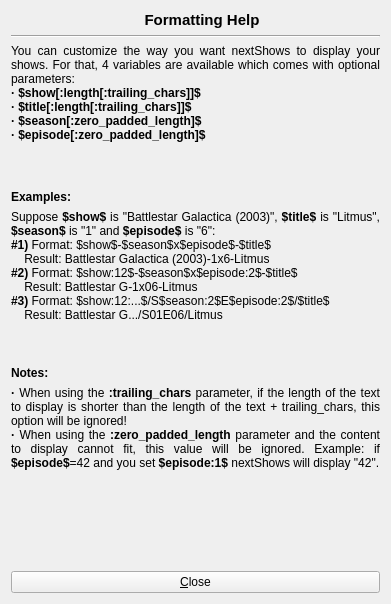
<ui version="4.0" >
 <author>GCN</author>
 <class>FormatHelp</class>
 <widget class="QWidget" name="FormatHelp" >
  <property name="geometry" >
   <rect>
    <x>0</x>
    <y>0</y>
    <width>391</width>
    <height>604</height>
   </rect>
  </property>
  <property name="windowTitle" >
   <string>Formatting Help</string>
  </property>
  <property name="windowIcon" >
   <iconset resource="NextShowsConfig.qrc" >:/images/icons/images/icons/nextShows.png</iconset>
  </property>
  <layout class="QVBoxLayout" >
   <item>
    <layout class="QHBoxLayout" >
     <item>
      <widget class="QLabel" name="lblInfoPic" >
       <property name="sizePolicy" >
        <sizepolicy vsizetype="Fixed" hsizetype="Fixed" >
         <horstretch>0</horstretch>
         <verstretch>0</verstretch>
        </sizepolicy>
       </property>
       <property name="text" >
        <string/>
       </property>
       <property name="pixmap" >
        <pixmap resource="NextShowsConfig.qrc" >:/images/icons/images/icons/info.png</pixmap>
       </property>
      </widget>
     </item>
     <item>
      <widget class="QLabel" name="lblTitle" >
       <property name="font" >
        <font>
         <pointsize>11</pointsize>
         <weight>75</weight>
         <bold>true</bold>
        </font>
       </property>
       <property name="text" >
        <string>Formatting Help</string>
       </property>
       <property name="alignment" >
        <set>Qt::AlignCenter</set>
       </property>
      </widget>
     </item>
    </layout>
   </item>
   <item>
    <widget class="Line" name="line" >
     <property name="orientation" >
      <enum>Qt::Horizontal</enum>
     </property>
    </widget>
   </item>
   <item>
    <widget class="QLabel" name="label" >
     <property name="minimumSize" >
      <size>
       <width>0</width>
       <height>140</height>
      </size>
     </property>
     <property name="maximumSize" >
      <size>
       <width>16777215</width>
       <height>140</height>
      </size>
     </property>
     <property name="text" >
      <string>&lt;p align="justify">You can customize the way you want nextShows to display your shows. For that, 4 variables are available which comes with optional parameters:&lt;br />
&lt;b>&amp;middot; $show[:length[:trailing_chars]]$&lt;/b>&lt;br />
&lt;b>&amp;middot; $title[:length[:trailing_chars]]$&lt;/b>&lt;br />
&lt;b>&amp;middot; $season[:zero_padded_length]$&lt;/b>&lt;br />
&lt;b>&amp;middot; $episode[:zero_padded_length]$&lt;/b>&lt;/p></string>
     </property>
     <property name="alignment" >
      <set>Qt::AlignLeading|Qt::AlignLeft|Qt::AlignTop</set>
     </property>
     <property name="wordWrap" >
      <bool>true</bool>
     </property>
    </widget>
   </item>
   <item>
    <widget class="QLabel" name="label_2" >
     <property name="text" >
      <string>&lt;p>&lt;b>Examples:&lt;/b>&lt;/p></string>
     </property>
    </widget>
   </item>
   <item>
    <widget class="QLabel" name="label_3" >
     <property name="minimumSize" >
      <size>
       <width>0</width>
       <height>150</height>
      </size>
     </property>
     <property name="maximumSize" >
      <size>
       <width>16777215</width>
       <height>150</height>
      </size>
     </property>
     <property name="text" >
      <string>&lt;p align="justify">Suppose &lt;b>$show$&lt;/b> is "Battlestar Galactica (2003)", &lt;b>$title$&lt;/b> is "Litmus", &lt;b>$season$&lt;/b> is "1" and &lt;b>$episode$&lt;/b> is "6":&lt;br />
&lt;b>#1)&lt;/b> Format: $show$-$season$x$episode$-$title$&lt;br />
&amp;nbsp;&amp;nbsp;&amp;nbsp;&amp;nbsp;Result: Battlestar Galactica (2003)-1x6-Litmus&lt;br />
&lt;b>#2)&lt;/b> Format: $show:12$-$season$x$episode:2$-$title$&lt;br />
&amp;nbsp;&amp;nbsp;&amp;nbsp;&amp;nbsp;Result: Battlestar G-1x06-Litmus&lt;br />
&lt;b>#3)&lt;/b> Format: $show:12:...$/S$season:2$E$episode:2$/$title$&lt;br />
&amp;nbsp;&amp;nbsp;&amp;nbsp;&amp;nbsp;Result: Battlestar G.../S01E06/Litmus&lt;/p></string>
     </property>
     <property name="alignment" >
      <set>Qt::AlignLeading|Qt::AlignLeft|Qt::AlignTop</set>
     </property>
     <property name="wordWrap" >
      <bool>true</bool>
     </property>
    </widget>
   </item>
   <item>
    <widget class="QLabel" name="label_4" >
     <property name="text" >
      <string>&lt;p>&lt;b>Notes:&lt;/b>&lt;/p></string>
     </property>
    </widget>
   </item>
   <item>
    <widget class="QLabel" name="label_5" >
     <property name="text" >
      <string>&lt;p align="justify">&lt;b>&amp;middot;&lt;/b> When using the &lt;b>:trailing_chars&lt;/b> parameter, if the length of the text to display is shorter than the length of the text + trailing_chars, this option will be ignored!&lt;br />
&lt;b>&amp;middot;&lt;/b> When using the &lt;b>:zero_padded_length&lt;/b> parameter and the content to display cannot fit, this value will be ignored. Example: if &lt;b>$episode$&lt;/b>=42 and you set &lt;b>$episode:1$&lt;/b> nextShows will display "42".&lt;/p></string>
     </property>
     <property name="alignment" >
      <set>Qt::AlignLeading|Qt::AlignLeft|Qt::AlignTop</set>
     </property>
     <property name="wordWrap" >
      <bool>true</bool>
     </property>
    </widget>
   </item>
   <item>
    <spacer>
     <property name="orientation" >
      <enum>Qt::Vertical</enum>
     </property>
     <property name="sizeHint" >
      <size>
       <width>20</width>
       <height>40</height>
      </size>
     </property>
    </spacer>
   </item>
   <item>
    <widget class="QPushButton" name="btnClose" >
     <property name="text" >
      <string>&amp;Close</string>
     </property>
    </widget>
   </item>
  </layout>
 </widget>
 <includes/>
 <resources>
  <include location="NextShowsConfig.qrc" />
 </resources>
 <connections/>
</ui>
